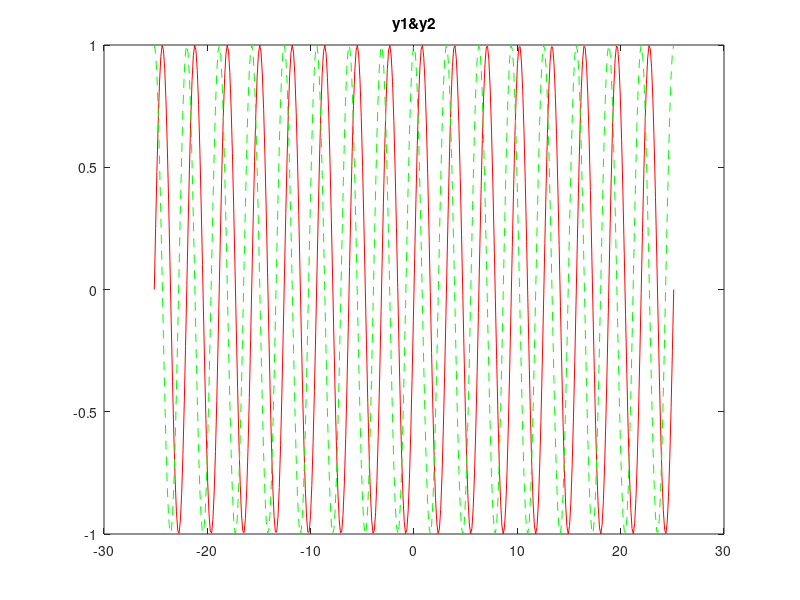
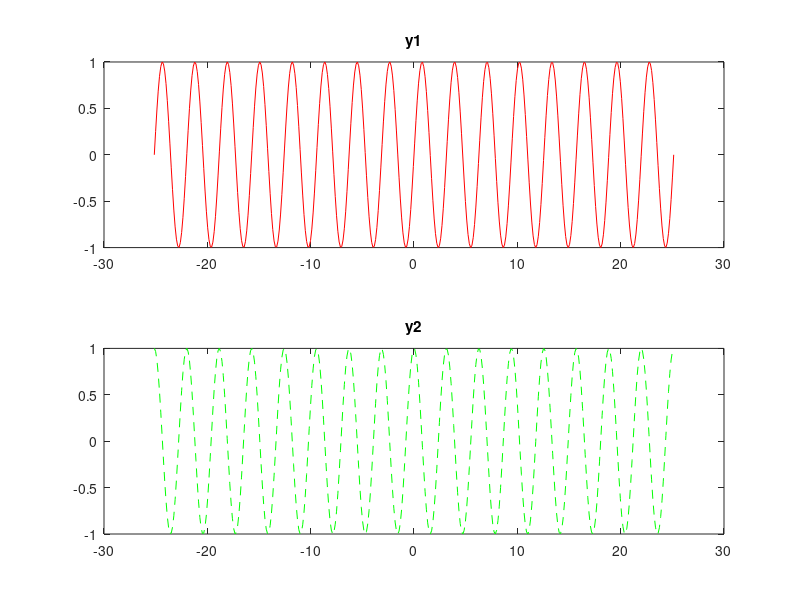

Write MATLAB code to recreate these figures, in order.
function [] = func4()
    x = linspace(-8 * pi, 8 * pi, 400);
    y1 = sin(2 * x);
    y2 = cos(2 * x);
    figure(1)
    plot(x, y1, 'r-', x, y2, 'g--');
    title('y1&y2');
    figure(2)
    subplot(2, 1, 1);
    plot(x, y1, 'r-');
    title('y1');
    subplot(2, 1, 2);
    plot(x, y2, 'g--');
    title('y2');
end
